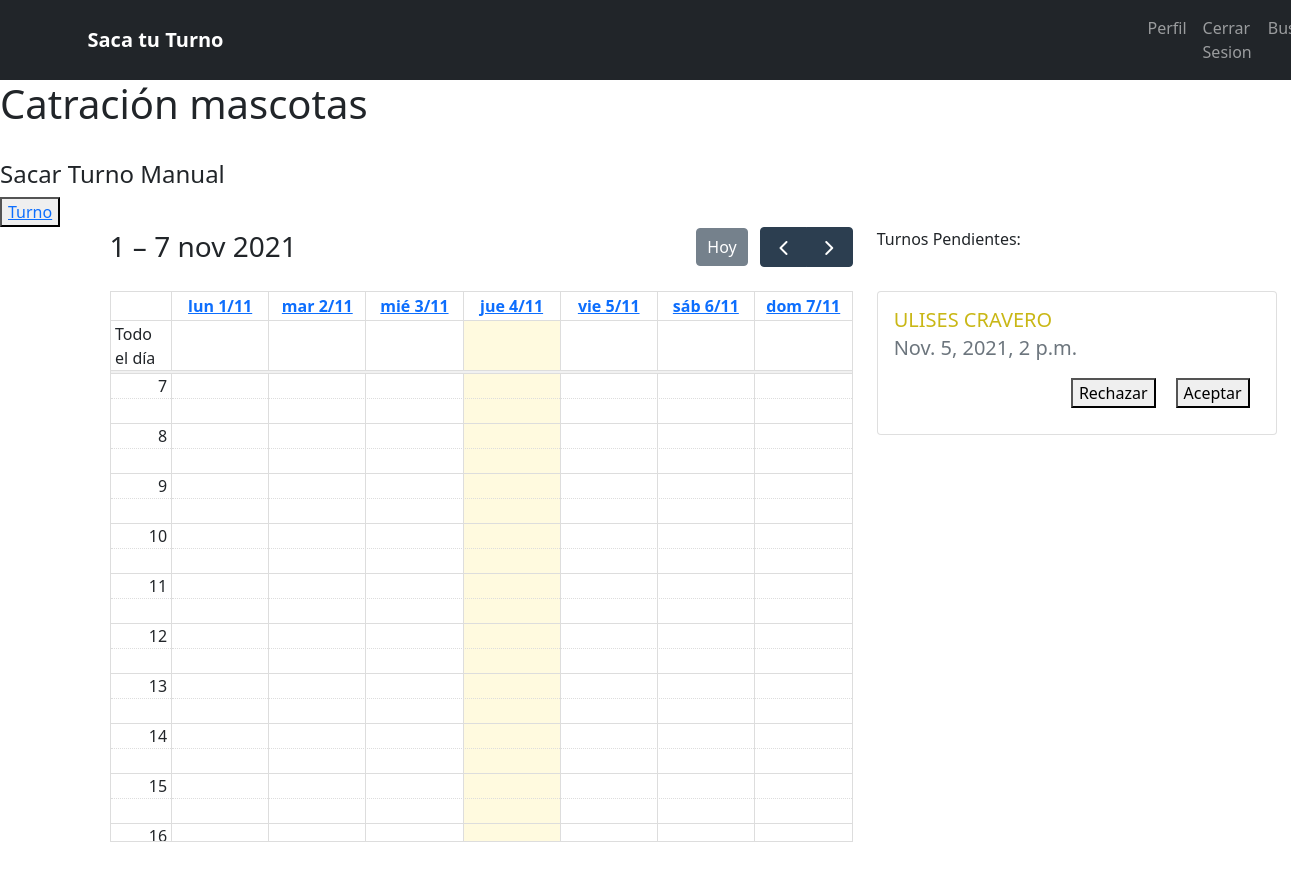
Before: /agenda/1/ (signed in) with the older database file.
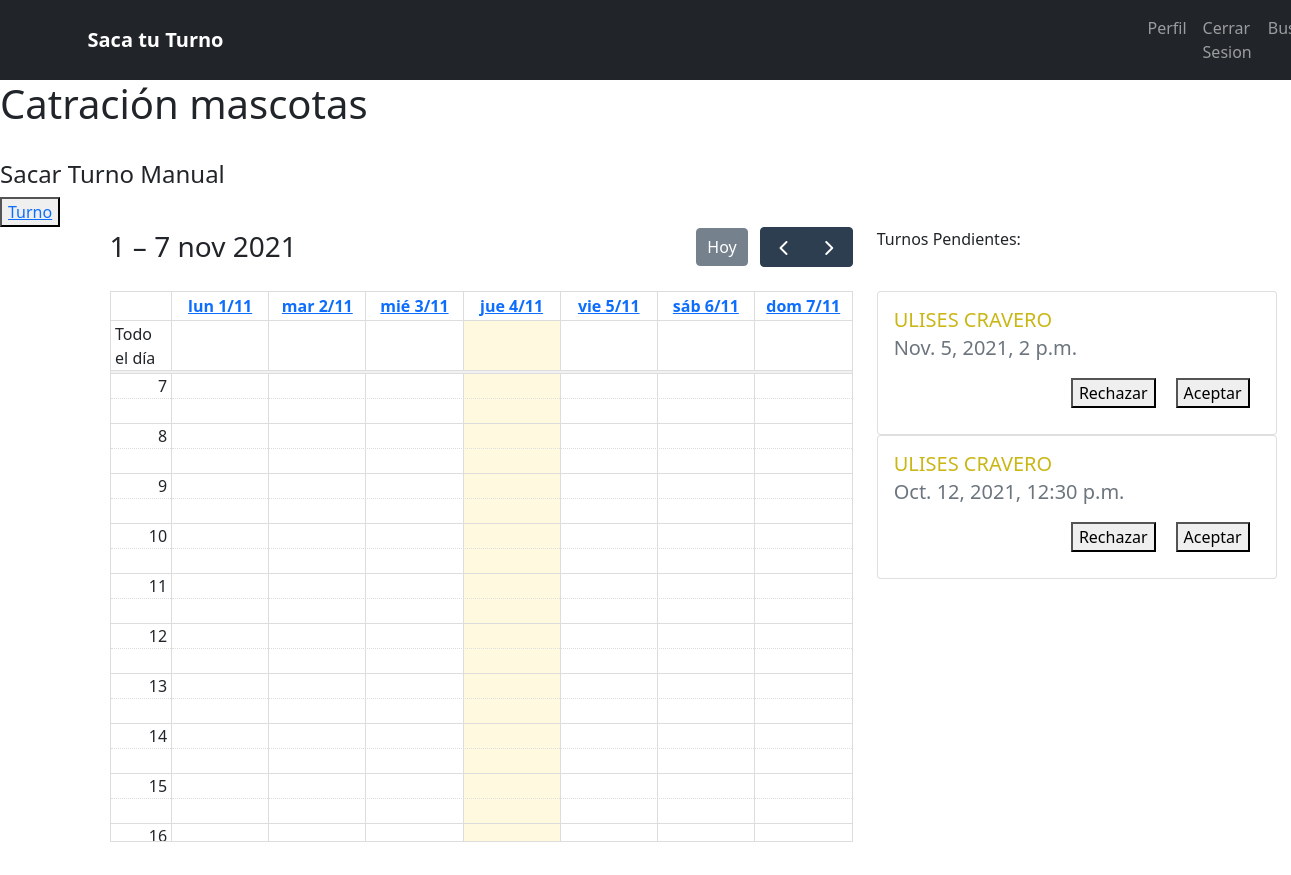
After: the same page with the newer database file.
### sitio/models.py (models this page shows)
class Turno(models.Model):
    servicio = models.ForeignKey(ServicioPrestado, on_delete=models.CASCADE)
    cliente = models.ForeignKey(User, on_delete=models.CASCADE, null=True)
    fecha_inicio = models.DateTimeField(verbose_name='Fecha inicio', default=datetime.datetime.today())
    horario = models.TimeField( auto_now=False, auto_now_add=False, verbose_name="Horario",blank=True, null=False, default='08:00:00')
    fecha_fin = models.DateTimeField(verbose_name='Fecha Fin',blank=True, null=True, default=datetime.datetime.today())
    confirmado = models.BooleanField( default=False)
    cliente_aux = models.TextField(max_length=50, blank = True, null=True)

### sitio/views.py (the view)
def agenda(request, servicio_id):
    servicio = ServicioPrestado.objects.get(id = servicio_id)
    if servicio.propietario.id != request.user.id:
        return HttpResponseNotFound()
    turnos = Turno.objects.filter(servicio__id = servicio_id)
    turnosResponse = []
    for turno in turnos:
        if turno.confirmado:
            turno_json = {
                'nombreServicio':turno.servicio.nombre,
                'fecha_inicio':turno.fecha_inicio.strftime("%Y-%m-%dT%H:%M:%S"),
                'fecha_fin' : turno.fecha_fin.strftime("%Y-%m-%dT%H:%M:%S"),
            }
            if turno.cliente == None:
                turno_json['cliente'] = turno.cliente_aux
            else:
                turno_json['cliente'] = turno.cliente.first_name + ' ' +  turno.cliente.last_name
            turnosResponse.append(turno_json)
    turnosSinConfirmar = turnos.exclude(confirmado = True)
    context = {
        'turnos_sin_confirmar': turnosSinConfirmar,
        'turnos': json.dumps(turnosResponse),
        'id_servicio': servicio_id,
        'servicio': servicio,
    }
    return render(request, 'agenda.html', context)

### templates/agenda.html (shortened to what this page needs)
{% extends "base.html" %}
{%block content %}
    <h1>{{servicio.nombre}}</h1>
    <br>
    <h4>Sacar Turno Manual</h4>
    <button id= 'botoncito' ><a href="{% url 'pedir_turno' servicio.id user.id %}">Turno</a></button>
    <div class="row" style="padding-bottom:40px;">
        <div class="col-lg-1 col-md-1"></div>
        <div class="col-lg-7 col-md-10">
            <div id='calendar'></div>
        </div>
        <div class="col-lg-3 col-md-2">
            <p>Turnos Pendientes:</p><br>
            {% for t in turnos_sin_confirmar %}
                <div class="card" style="width: 400px;">
                    <div class="card-body">
                        <h4 class="card-title letracaja colorcito text-uppercase">{{t.cliente.first_name}} {{t.cliente.last_name}}</h4>
                        <h6 class="card-subtitle letracaja mb-2 text-muted"> {{t.fecha_inicio }}</h6>
                        <button class="rightalign colorcito"> <a href="{% url 'cambiar_estado_turno' t.servicio.id t.id 1 %}" class="card-link luisito">Aceptar</a> </button>
                        <button class="rightalign colorcito"> <a href="{% url 'cambiar_estado_turno' t.servicio.id t.id 0 %}" class="card-link luisito">Rechazar</a> </button>
                    </div>
                </div>
            {% empty %}
            <p>No posee turnos pendientes:</p>
            {% endfor %}
        </div>
        <div class="col-lg-1 col-md-1"></div>
    </div>
{% endblock %}

Changed rows visible on the page:
added Turno: cliente.first_name "ULISES", cliente.last_name "CRAVERO", fecha_inicio "Oct. 12, 2021, 12:30 p.m."
